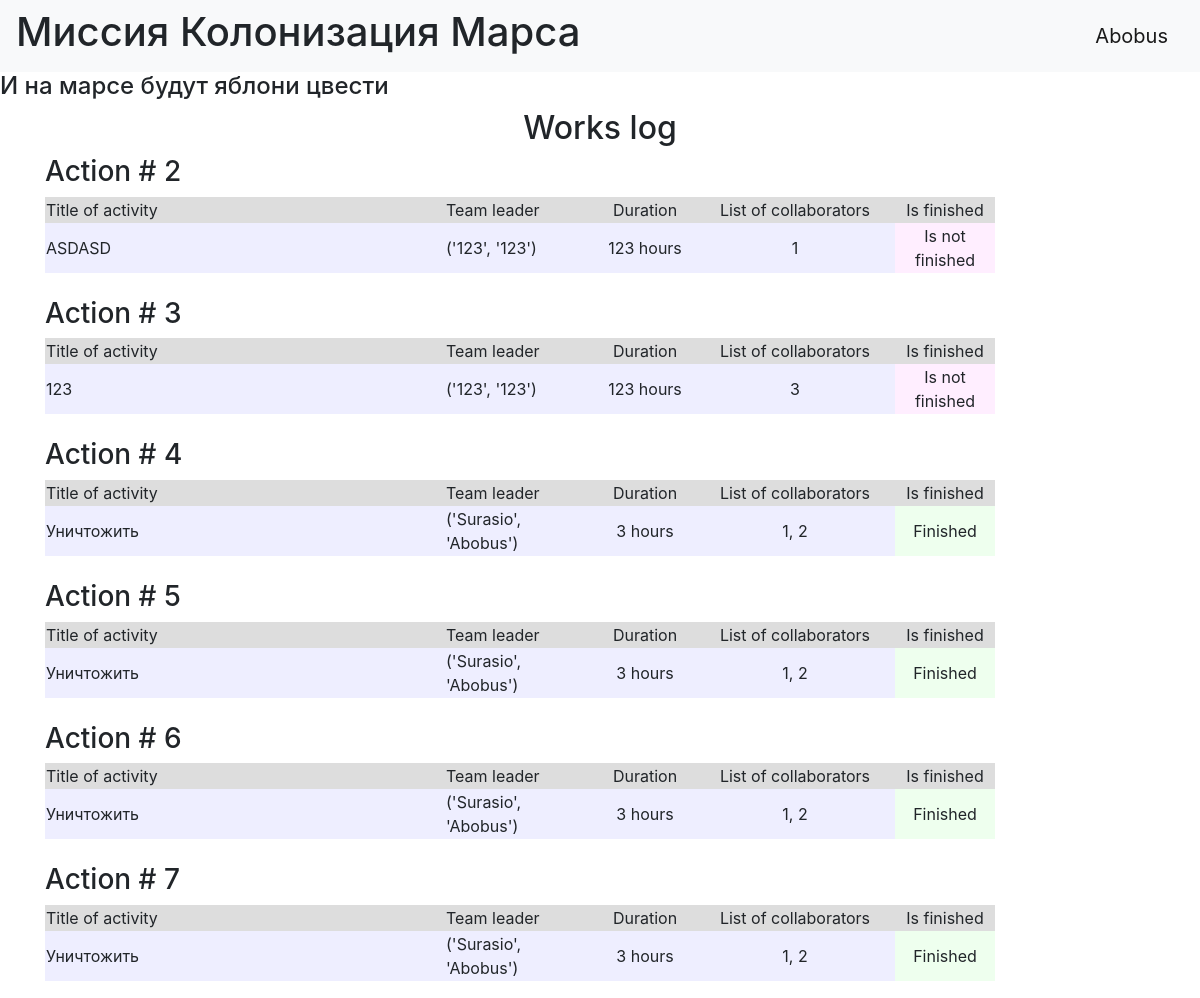
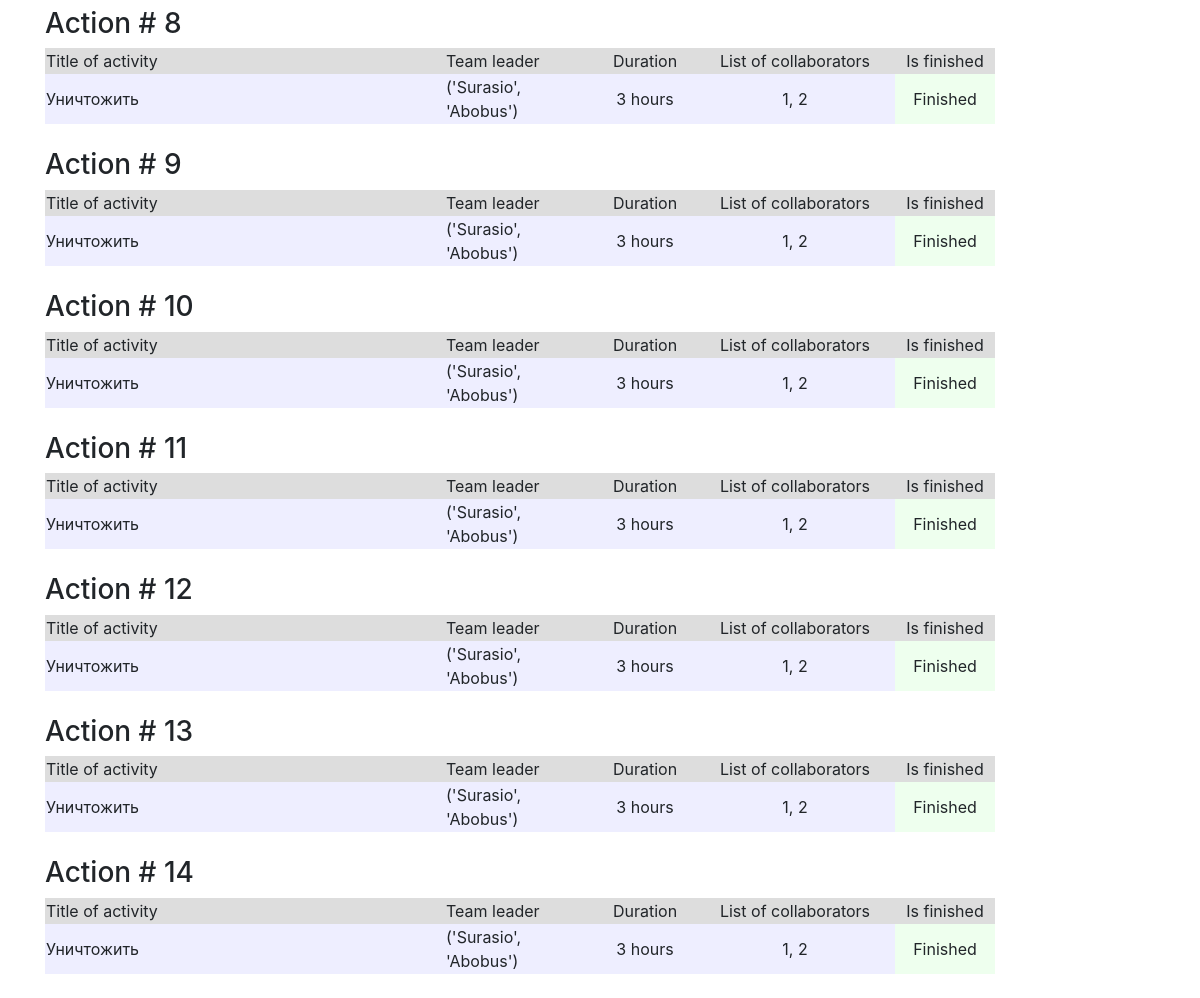
/ (signed in), run on the app's committed database (2 pictures, top to bottom).
### data/users.py (models this page shows, shortened)
class User(SqlAlchemyBase, UserMixin, SerializerMixin):
    __tablename__ = 'users'
    id = sqlalchemy.Column(sqlalchemy.Integer,
                           primary_key=True, autoincrement=True)
    surname = sqlalchemy.Column(sqlalchemy.String)
    name = sqlalchemy.Column(sqlalchemy.String)
    age = sqlalchemy.Column(sqlalchemy.Integer)
    position = sqlalchemy.Column(sqlalchemy.String)
    speciality = sqlalchemy.Column(sqlalchemy.String)
    address = sqlalchemy.Column(sqlalchemy.String)
    email = sqlalchemy.Column(sqlalchemy.String, unique=True)
    hashed_password = sqlalchemy.Column(sqlalchemy.String)
    created_date = sqlalchemy.Column(sqlalchemy.DateTime, default=datetime.datetime.now)
    jobs = orm.relationship("Jobs", back_populates='user')

### data/jobs.py (models this page shows, shortened)
class Jobs(SqlAlchemyBase, UserMixin, SerializerMixin):
    __tablename__ = 'jobs'
    id = sqlalchemy.Column(sqlalchemy.Integer,
                           primary_key=True, autoincrement=True)
    team_leader = sqlalchemy.Column(sqlalchemy.Integer,
                                    sqlalchemy.ForeignKey("users.id"))
    job = sqlalchemy.Column(sqlalchemy.String, nullable=True)
    work_size = sqlalchemy.Column(sqlalchemy.Integer, default=0, nullable=True)
    collaborators = sqlalchemy.Column(sqlalchemy.String, nullable=True)
    start_date = sqlalchemy.Column(sqlalchemy.DateTime)
    end_date = sqlalchemy.Column(sqlalchemy.DateTime)
    is_finished = sqlalchemy.Column(sqlalchemy.Boolean, default=True)
    user = orm.relationship('User')

### server.py (the view)
@app.route("/")
def index():
    session = db_session.create_session()
    jobs = session.query(Jobs).all()
    users = session.query(User).all()
    names = {name.id: (name.surname, name.name) for name in users}
    return render_template("index.html", jobs=jobs, names=names)

### data/db_session.py (called while the page is built)
def create_session() -> Session:
    global __factory
    return __factory()

### server.py (called while the page is built)
@login_manager.user_loader
def load_user(user_id):
    db_sess = db_session.create_session()
    return db_sess.query(User).get(user_id)

### templates/index.html (shortened to what this page needs)
{% extends "base.html" %}
{% block content %}
<h2 align="center">Works log</h2>
{% for job in jobs %}
<h3>Action # {{ job.id }}</h3>
<div class="table_container">
    <table class="my_table">
        <tr class="my_row">
            <td class="title" width="400px" bgcolor="#dddddd">Title of activity</td>
            <td class="title" width="150px" bgcolor="#dddddd">Team leader</td>
            <td class="title" width="100px" bgcolor="#dddddd" align="center">Duration</td>
            <td class="title" width="200px" bgcolor="#dddddd" align="center">List of collaborators</td>
            <td class="title" width="100px" bgcolor="#dddddd" align="center">Is finished</td>
        </tr>
        <tr class="my_row">
            <td class="ordinary" bgcolor="#eeeeff">{{ job.job}}</td>
            <td class="ordinary" bgcolor="#eeeeff">{{ names[job.team_leader]}}</td>
            <td class="ordinary" bgcolor="#eeeeff" align="center">{{ job.work_size }} hours</td>
            <td class="ordinary" bgcolor="#eeeeff" align="center">{{ job.collaborators }}</td>
            {% if job.is_finished %}
            <td class="ordinary" bgcolor="#eeffee" align="center">Finished</td>
            {% else %}
            <td class="ordinary" bgcolor="#ffeeff" align="center">Is not finished</td>
            {% endif %}
        </tr>
    </table>
</div>
<br>
{% endfor %}
{% endblock %}

### templates/base.html (shortened to what this page needs)
<!doctype html>
<html lang="en">
<head>
    <link rel="stylesheet" href="https://stackpath.bootstrapcdn.com/bootstrap/4.4.1/css/bootstrap.min.css">
    <header>
        <nav class="navbar navbar-light bg-light">
            <h1>Миссия Колонизация Марса</h1>
            {% if current_user.is_authenticated %}
                <a class="navbar-brand" href="/logout">{{ current_user.name }}</a>
            {% else %}
                <p>
                    <a class="btn btn-primary " href="/register">Зарегистрироваться</a>
                    <a class="btn btn-success" href="/login">Войти</a>
                </p>
            {% endif %}
        </nav>
        <h4>И на марсе будут яблони цвести</h4>
    </header>
</head>
    <main role="main" class="container">
        {% block content %}{% endblock %}
    </main>
</html>

### data on the page
User: name "Abobus"
Jobs: id "2", job "ASDASD", team_leader "('123', '123')", work_size "123", collaborators "1", is_finished "Is not finished"
Jobs: id "3", job "123", team_leader "('123', '123')", work_size "123", collaborators "3", is_finished "Is not finished"
Jobs: id "4", job "Уничтожить", team_leader "('Surasio', 'Abobus')", work_size "3", collaborators "1, 2", is_finished "Finished"
Jobs: id "5", job "Уничтожить", team_leader "('Surasio', 'Abobus')", work_size "3", collaborators "1, 2", is_finished "Finished"
Jobs: id "6", job "Уничтожить", team_leader "('Surasio', 'Abobus')", work_size "3", collaborators "1, 2", is_finished "Finished"
Jobs: id "7", job "Уничтожить", team_leader "('Surasio', 'Abobus')", work_size "3", collaborators "1, 2", is_finished "Finished"
Jobs: id "8", job "Уничтожить", team_leader "('Surasio', 'Abobus')", work_size "3", collaborators "1, 2", is_finished "Finished"
Jobs: id "9", job "Уничтожить", team_leader "('Surasio', 'Abobus')", work_size "3", collaborators "1, 2", is_finished "Finished"
Jobs: id "10", job "Уничтожить", team_leader "('Surasio', 'Abobus')", work_size "3", collaborators "1, 2", is_finished "Finished"
Jobs: id "11", job "Уничтожить", team_leader "('Surasio', 'Abobus')", work_size "3", collaborators "1, 2", is_finished "Finished"
Jobs: id "12", job "Уничтожить", team_leader "('Surasio', 'Abobus')", work_size "3", collaborators "1, 2", is_finished "Finished"
Jobs: id "13", job "Уничтожить", team_leader "('Surasio', 'Abobus')", work_size "3", collaborators "1, 2", is_finished "Finished"
Jobs: id "14", job "Уничтожить", team_leader "('Surasio', 'Abobus')", work_size "3", collaborators "1, 2", is_finished "Finished"
